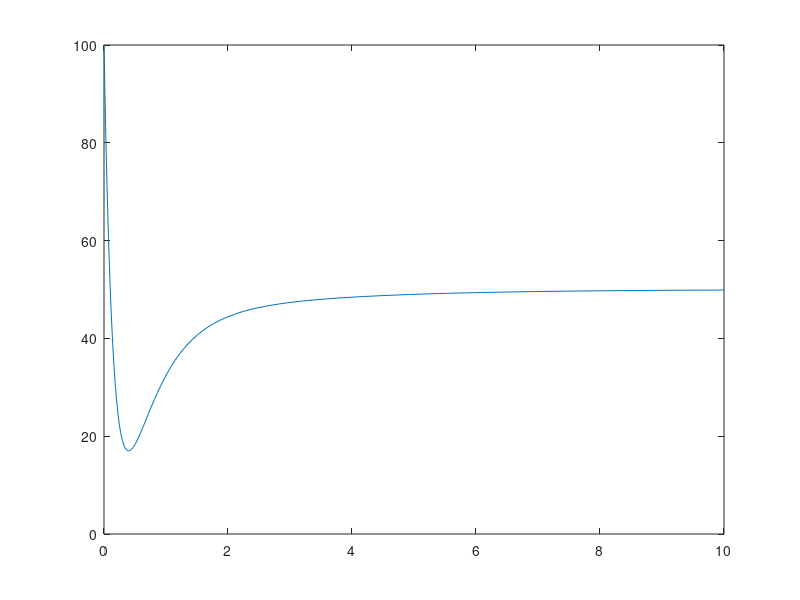
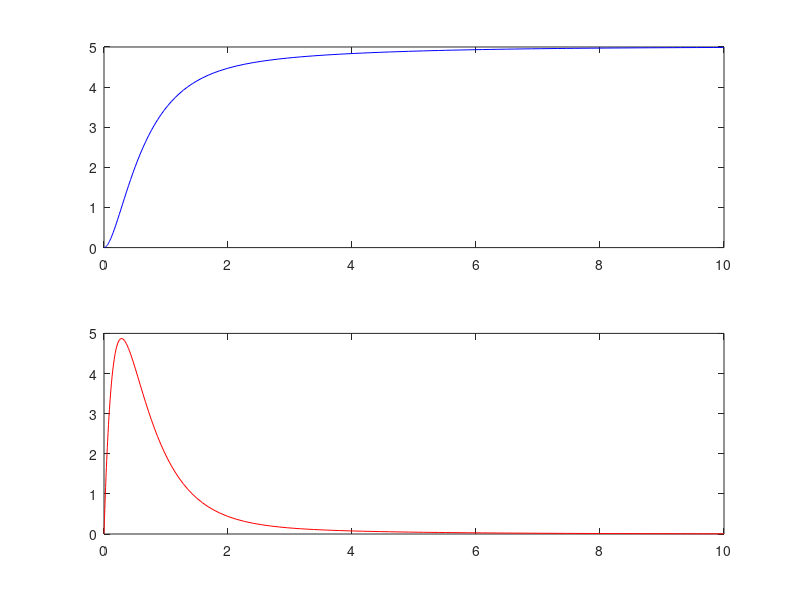

The MATLAB source for these figures, in order:
t_max = 10; 
x_0 = [0;0];
y_d = 5;
%% Dynamics
m = 2;
b = 2;
k = 10;
f = @(t,x,u)[x(2);(1/m)*(-k*x(1)-b*x(2)+u)];    
%% Control law
dy_d = 0;
K_p = 20;
K_i = 10;
K_d = 15;
u = @(t,x,z)K_p*(y_d-x(1))+K_i*z(1)+K_d*(dy_d-x(2));
%% Integration law
f_z = @(t,x,z)[y_d - x(1)];
%% Closed-loop Control system
closedLoop = @(t,s)[f(t,s(1:2),u(t,s(1:2),s(3)));
                    f_z(t,s(1:2),s(3))];
%% Run simulation
[t,s] = ode45(@(t,s)closedLoop(t,s),[0 t_max],[x_0;0]);
x = s(:,1:2);
z = s(:,3);
u = @(t,x,z)K_p*(y_d-x(:,1))+K_i*z(:,1)+K_d*(dy_d-x(:,2));
u = u(t,x,z);
figure
plot(t,u)
figure
subplot(2,1,1)
plot(t,x(:,1),'b');
subplot(2,1,2)
plot(t,x(:,2),'r');
%%